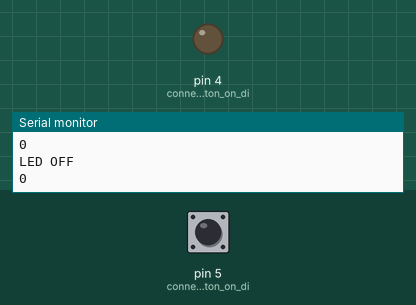
This sketch was run on a simulated Arduino Uno, built with avr-gcc and run on an emulated ATmega328P. Parts: output pins drawn as LEDs (lit = HIGH), the last lines printed to the serial monitor. The test bench sets the inputs (shaded band); at power-on: pin 5 (connect_push_button_on_di) LOW.

Above: at 1.2 s.
1.3 s: pin 5 (connect_push_button_on_di) pulled HIGH for 0.15 s
At 2.3 s:
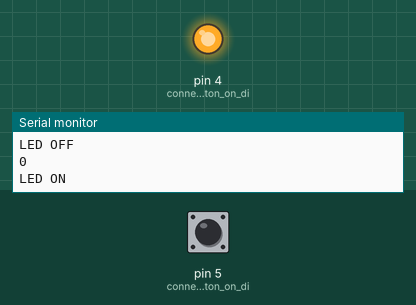
4.1 s: pin 5 (connect_push_button_on_di) pulled HIGH for 3.2 s
At 8.7 s:
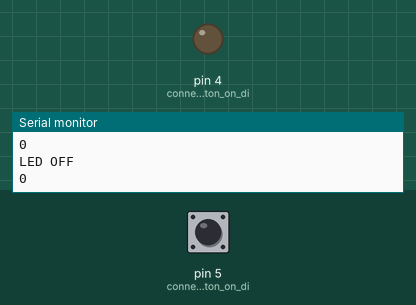
Timing chart, 0 to 10.2 s (numbered marks = the images above; inputs shaded):
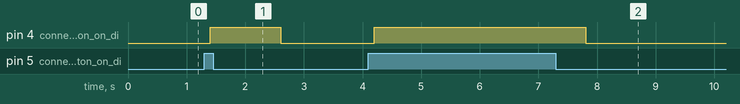

Measured:
- after the input at 1.3 s, pin 4 (connect_push_button_on_di): LOW → HIGH after 0.10 s, → LOW 1.2 s later
- after the input at 4.1 s, pin 4 (connect_push_button_on_di): LOW → HIGH after 0.10 s, → LOW 3.6 s later

The sketch:

code.ino
```cpp
void setup()
{
  pinMode(4,OUTPUT); // connect push button on digital pin D2
  pinMode(5, INPUT); // connect push button on digital pin D1
  Serial.begin(9600);
}

void loop()
{
    Serial.println(digitalRead(5));
    delay(200);
    if(digitalRead(5)== HIGH){
      digitalWrite(4,HIGH);
      Serial.println("LED ON");
      delay(1000);
      }
      else {
        digitalWrite(4,LOW);
        Serial.println("LED OFF");
        }
}
```
